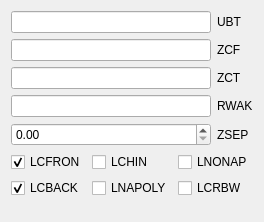
             <widget class="QWidget" name="wakePage">
              <property name="geometry">
               <rect>
                <x>0</x>
                <y>0</y>
                <width>262</width>
                <height>222</height>
               </rect>
              </property>
              <attribute name="label">
               <string>Wake</string>
              </attribute>
              <attribute name="toolTip">
               <string>Wake settings (w)</string>
              </attribute>
              <layout class="QVBoxLayout" name="verticalLayout_13">
               <item>
                <layout class="QGridLayout" name="gridLayout_7">
                 <item row="1" column="1">
                  <widget class="QLineEdit" name="ZCF">
                   <property name="toolTip">
                    <string>The z-coordinate in the cavity frame at which the
Napoly-Zotter integration contour shifts from r=the radius
of the left beam pipe to r=RWAK. See manual Fig. 1.</string>
                   </property>
                  </widget>
                 </item>
                 <item row="3" column="1">
                  <widget class="QLineEdit" name="RWAK">
                   <property name="toolTip">
                    <string>The r-coordinate in the cavity frame where the
Napoly-Zotter integration contour runs horizontally
between z=ZCF and z=ZCT. See manual Fig. 1.</string>
                   </property>
                  </widget>
                 </item>
                 <item row="0" column="1">
                  <widget class="QLineEdit" name="UBT">
                   <property name="toolTip">
                    <string>The last longitudinal coordinate relative to the head of the
beam, up to which the wake potentials are calculated.
This parameter defines the window length.</string>
                   </property>
                  </widget>
                 </item>
                 <item row="0" column="2">
                  <widget class="QLabel" name="label_19">
                   <property name="text">
                    <string>UBT</string>
                   </property>
                  </widget>
                 </item>
                 <item row="2" column="1">
                  <widget class="QLineEdit" name="ZCT">
                   <property name="toolTip">
                    <string>The z-coordinate in the cavity frame at which the
Napoly-Zotter integration contour shifts from r=RWAK to
the radius of the right beam pipe. See manual Fig. 1.</string>
                   </property>
                  </widget>
                 </item>
                 <item row="4" column="1">
                  <widget class="QDoubleSpinBox" name="ZSEP">
                   <property name="toolTip">
                    <string>The initial distance between heads of the two counter-
rotating beams. Zero means that the two beams touch
head-to-head when the head of the driving beam enters
the structure. See manual Fig. 2.</string>
                   </property>
                  </widget>
                 </item>
                 <item row="1" column="2">
                  <widget class="QLabel" name="label_20">
                   <property name="text">
                    <string>ZCF</string>
                   </property>
                  </widget>
                 </item>
                 <item row="2" column="2">
                  <widget class="QLabel" name="label_21">
                   <property name="text">
                    <string>ZCT</string>
                   </property>
                  </widget>
                 </item>
                 <item row="4" column="2">
                  <widget class="QLabel" name="label_22">
                   <property name="text">
                    <string>ZSEP</string>
                   </property>
                  </widget>
                 </item>
                 <item row="3" column="2">
                  <widget class="QLabel" name="label_23">
                   <property name="text">
                    <string>RWAK</string>
                   </property>
                  </widget>
                 </item>
                </layout>
               </item>
               <item>
                <layout class="QGridLayout" name="gridLayout">
                 <item row="1" column="0">
                  <widget class="QCheckBox" name="LCFRON">
                   <property name="toolTip">
                    <string>Window suppressing calculation of fields in front of the
bunch.</string>
                   </property>
                   <property name="text">
                    <string>LCFRON</string>
                   </property>
                   <property name="checked">
                    <bool>true</bool>
                   </property>
                  </widget>
                 </item>
                 <item row="2" column="1">
                  <widget class="QCheckBox" name="LNAPOLY">
                   <property name="toolTip">
                    <string>When LNAPOLY=.T., the Napoly method of wake
potential calculation is used for both MROT=0 and
MROT=1 cases. If the beam pipe radii at both ends are
unequal, or the cavity material comes down below the
beam pipe radii, one must use the Napoly method. If
LNAPOLY is yet false, ABCI changes it to
LNAPOLY=.T., and finds an appropriate integration
contour (its validity should still be checked by the user).
The integration contour can be specified by the user,
using ZCF, ZCT and RWAK. See Fig. 1. The Naoply
integration method does not work for calculation of the
transverse wake potential for a structure with beam pipes
of unequal radii at both ends (ABCI skips the
calculation.). In this case, use LNONAP option explained
below.
For more details, see manual Appendix A.</string>
                   </property>
                   <property name="text">
                    <string>LNAPOLY</string>
                   </property>
                  </widget>
                 </item>
                 <item row="1" column="1">
                  <widget class="QCheckBox" name="LCHIN">
                   <property name="toolTip">
                    <string>When LCHIN=.T., wake potentials for MROT=1 case
are calculated by means of Chin’s method. The beam
moves continuously, and wake fields are sampled at equal
time steps. When LCHIN=.F., the beam jumps to next
cell every MT time steps.</string>
                   </property>
                   <property name="text">
                    <string>LCHIN</string>
                   </property>
                  </widget>
                 </item>
                 <item row="2" column="0">
                  <widget class="QCheckBox" name="LCBACK">
                   <property name="toolTip">
                    <string>Window suppressing calculation of fields behind the
bunch. If LPLE or LPLC is true, LCBACK must be false.
Then, the moving mesh option is suppressed.</string>
                   </property>
                   <property name="text">
                    <string>LCBACK</string>
                   </property>
                   <property name="checked">
                    <bool>true</bool>
                   </property>
                  </widget>
                 </item>
                 <item row="1" column="2">
                  <widget class="QCheckBox" name="LNONAP">
                   <property name="toolTip">
                    <string>When LNONAP=.T., the Napoly integration will be
switched off. ABCI finds a suitable straight integration
path at the largest aperture. One can also specify this
straight path using RWAK option. If one wants to calculate
the transverse wake potential for a structure with beam
pipes of unequal radii at both ends, he has to set
LNONAP=.T. Otherwise, ABCI skips the calculation.
For MROT=1 case with LNONAP=.T. for a structure with
beam pipes of unequal radii at both ends, the longitudinal
wake potential on plot is a pure radiation term after the
correction is made on the potential difference term. The
transverse wake potential is calculated from this corrected
longitudinal wake potential using Panofsky-Wenzel
theorem. It becomes (in principle) identical to the
azimuthal wale potential (which is free from the potential
difference term), calculated directly from Eφ and Br ,
although the sign is opposite.</string>
                   </property>
                   <property name="text">
                    <string>LNONAP</string>
                   </property>
                  </widget>
                 </item>
                 <item row="2" column="2">
                  <widget class="QCheckBox" name="LCRBW">
                   <property name="toolTip">
                    <string>When LCRBW=.T., wake potentials are calculated
for a counter-rotating beam of opposite charge instead of
usual ones for a beam trailing the driving beam. The
initial distance between heads of the two counter-rotating
beams can be specified by ZSEP. See manual Fig. 2.</string>
                   </property>
                   <property name="text">
                    <string>LCRBW</string>
                   </property>
                  </widget>
                 </item>
                </layout>
               </item>
               <item>
                <spacer name="verticalSpacer_6">
                 <property name="orientation">
                  <enum>Qt::Vertical</enum>
                 </property>
                 <property name="sizeHint" stdset="0">
                  <size>
                   <width>20</width>
                   <height>40</height>
                  </size>
                 </property>
                </spacer>
               </item>
              </layout>
             </widget>
